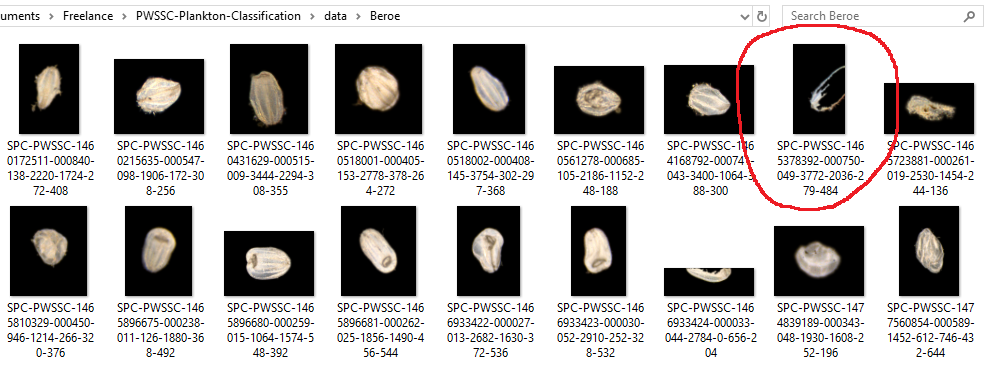
#> input picture ipynb_files/repeat_example.png, 991 x 378 px
$ python -i segmentation.py   (imports and definitions only)   (older library calls are emulated)
#> lines starting #> are read from the running program, lines starting #| are printed output that depends on the picture; after the words box and inside, x2 and y2 are one past the last pixel; in counts of white or black regions, pixels touching at a corner belong together
import numpy as np
import cv2
from PIL import Image
import mahotas as mt
import os

class Segmentation(object):

    def __init__(self, im_path, target_shape=(299, 299, 3)):
        '''
        im_path: path to image. should include (.png, .jpeg, .tif) extension.
        target_shape: shape to pad image for neural network input. defaults to (299, 299, 3)
        '''
#> called with im_path = 'ipynb_files/repeat_example.png', target_shape = (299, 299, 3)
        _, self.im_name = os.path.split(im_path)
        self.im = cv2.imread(im_path, -1)
#> self.im is the input picture: shape (378, 991, 3); mean B, G, R 179.4, 180.4, 182.3
        self.segmented = None
        self.overlay = None
        self.padded = None
        self.mask = None
        self.features = []
        self.columns = []
        self.target_shape = target_shape

    def segment(self):
        '''
        Cleans and segments the original image.
        '''
        gray = cv2.cvtColor(self.im, cv2.COLOR_BGR2GRAY)
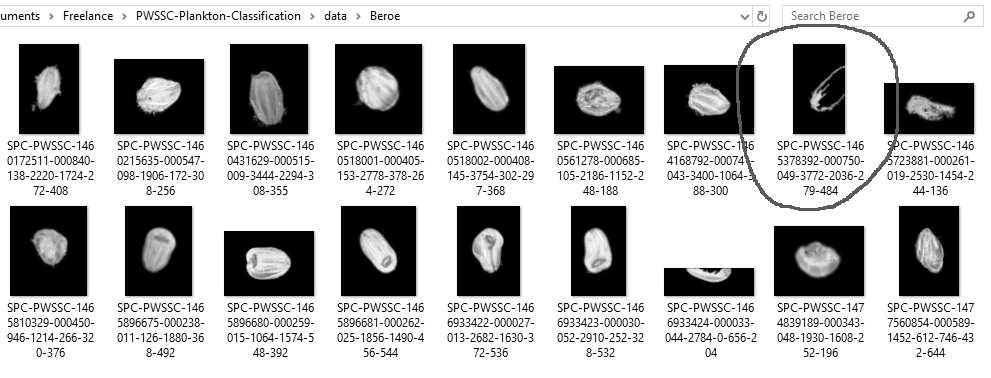
#> gray: shape (378, 991); min 0, max 255, mean 180.8
        ret, thresh = cv2.threshold(gray, 1, 255, cv2.THRESH_BINARY)
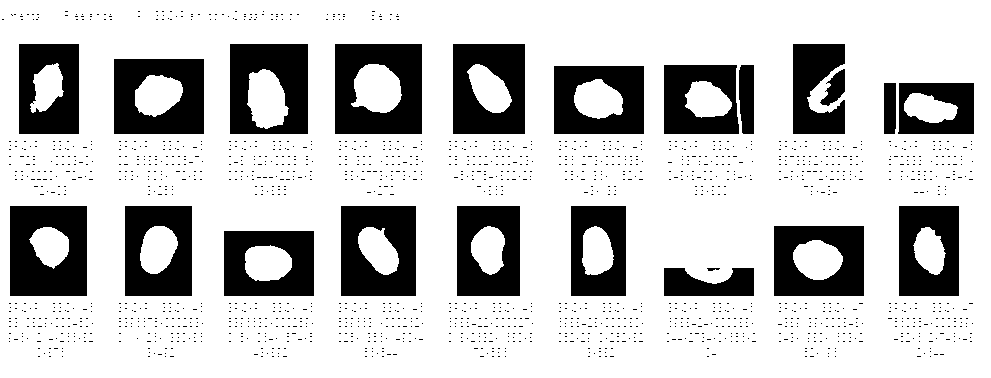
#> thresh: shape (378, 991); 77.2% white; 1763 black regions (1741 under 20 px), largest, box (x1, y1, x2, y2) and area: (335, 44, 422, 134) 5960, (10, 206, 87, 296) 5785, (341, 206, 416, 296) 5446
        blur = cv2.GaussianBlur(thresh, (5,5), 0)
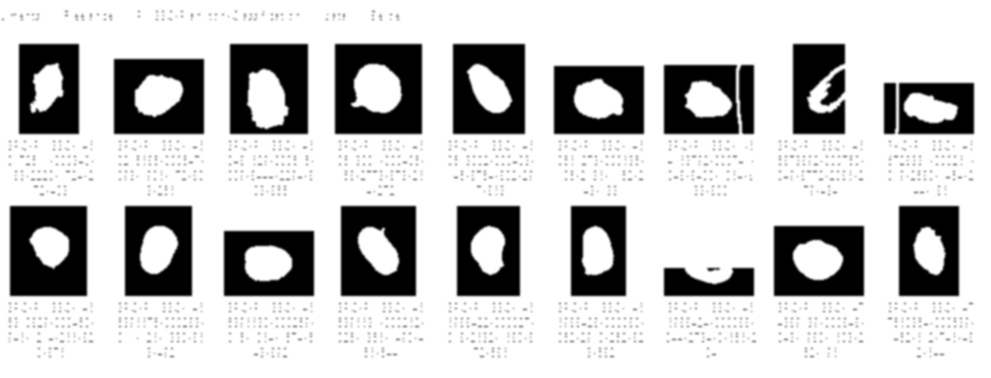
#> blur: shape (378, 991); min 0, max 255, mean 196.9
        kernel = cv2.getStructuringElement(cv2.MORPH_ELLIPSE, (3,3))
        mask_closed = cv2.morphologyEx(blur, cv2.MORPH_CLOSE, kernel)
        mask_clean = cv2.morphologyEx(mask_closed, cv2.MORPH_OPEN, kernel)
        _, contours, hierarchy = cv2.findContours(mask_clean.copy(), cv2.RETR_EXTERNAL, cv2.CHAIN_APPROX_SIMPLE)
#> contours = [[[0, 0], [0, 377], [990, 377], [990, 0]]]
        if len(contours) > 0:
            top_contour = sorted(contours, key=cv2.contourArea, reverse=True)[0]
#> top_contour = [[0, 0], [0, 377], [990, 377], [990, 0]]
            self.mask = np.zeros(gray.shape, dtype=np.uint8)
            cv2.drawContours(self.mask, [top_contour], -1, 255, -1)
#> self.mask: shape (378, 991); every value is 255
            self.overlay_mask(self.mask, self.im.copy())
#> in overlay_mask, `bgr_mask = cv2.cvtColor(mask, cv2.COLOR_GRAY2BGR)`: bgr_mask: shape (378, 991, 3); every value is 255
#> in overlay_mask, `im = cv2.addWeighted(bgr_mask, 0.1, image, 0.9, 0)`:
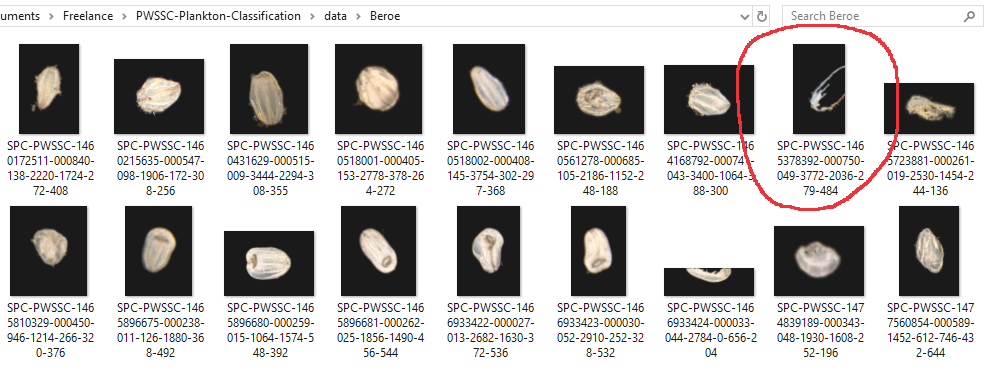
#> im: shape (378, 991, 3); mean B, G, R 187.1, 187.9, 189.7
            self.process_contour(top_contour)
        else:
            self.padded = np.zeros(shape=self.target_shape)
            print('Warning: No contour found in image: {}'.format(self.im_name))

    def process_contour(self, top_contour):
        '''
        top_contour: largest contour found in the image
        Uses the largest contour to calculate features from original image.
        An image cropped from the contour is used to calculate hu moments, haralick, and other features.
        '''
        #calculated moments from largest contour
        M = cv2.moments(top_contour)
#> M = moments, m00 373230, centre m10/m00, m01/m00 = (495, 188.5)
        cx = int(M['m10'] / M['m00'])
#> cx = 495
        cy = int(M['m01'] / M['m00'])
#> cy = 188
        x_min, x_max, y_min, y_max = self.bounds_from_contour(top_contour, self.im.shape[:2])
#> the loop in bounds_from_contour, `for cord in contour:` made 4 passes
#> (x, y, x_max, y_max) on passes 1 to 4: (0, 0, 0, 0), (0, 377, 0, 377), (990, 377, 990, 377), (990, 0, 990, 377)
#> x_min = 0; x_max = 990; y_min = 0; y_max = 377
        bounds = (x_min, x_max, y_min, y_max)
#> bounds = (0, 990, 0, 377)

        #build features based on segmentation
        self.features.append(np.log(x_max-x_min))
        self.features.append(np.log(y_max-y_min))
        self.features.append(np.log(cv2.contourArea(top_contour)))
        #self.features.extend([m for m in M.values()])

        #draw segmentation on copy of image
        self.segmented = self.im.copy()
        cv2.drawContours(self.segmented, [top_contour], 0, (0, 255, 0), 1)
        cv2.line(self.segmented, (x_min, y_min), (x_max, y_min), (255,0,255), 1)
        cv2.line(self.segmented, (x_min, y_min), (x_min, y_max), (255,0,255), 1)
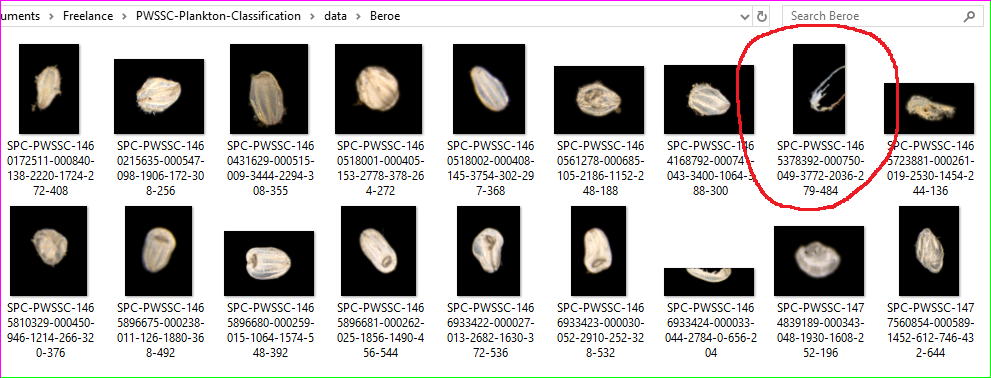
#> self.segmented: shape (378, 991, 3); mean B, G, R 178.5, 179.4, 181.4
        cv2.circle(self.segmented, (cx,cy), 2, (0,0,255), -1)
#> self.segmented: shape (378, 991, 3); under 0.01% of pixels changed, all inside (x1, y1, x2, y2) = (493, 186, 498, 191)

        #crop to contour -> resize with aspect -> pad to target_shape
        cropped = self.crop_to_contour(np.array(self.im.copy()), bounds)
        # cropped_mask = self.crop_to_contour(np.array(self.mask.copy()), bounds)
        #calculate hu moments on cropped mask
        # hu_moments = cv2.HuMoments(cv2.moments(cropped_mask)).flatten()
        # self.features.extend([hu for hu in hu_moments])
        #compute mahotas features on cropped segmentation
        gray = cv2.cvtColor(cropped, cv2.COLOR_BGR2GRAY)
        textures = mt.features.haralick(gray)
        ht_mean = textures.mean(axis=0)
        self.features.extend([h for h in ht_mean])
        self.build_column_labels((ht_mean,))
        #pad cropped to target_shape
        self.padded = self.resize_image(cropped)

    def overlay_mask(self, mask, image):
        '''
        mask: grayscale mask created after contouring.
        image: original image in bgr format.
        calculates the weights sum of two arrays to build silhouette over image.
        '''
        bgr_mask = cv2.cvtColor(mask, cv2.COLOR_GRAY2BGR)
        im = cv2.addWeighted(bgr_mask, 0.1, image, 0.9, 0)
        self.overlay = im

    # [10 lines left out: function auto_canny, not called in this run]

    def bounds_from_contour(self, contour, shape):
        '''
        calculates bounds from a contour to create x_length and y_length.
        '''
        x_min, x_max = shape[0], 0
        y_min, y_max = shape[1], 0
        for cord in contour:
            x, y = cord[0][0], cord[0][1]
            x_min = min(x_min, x)
            x_max = max(x_max, x)
            y_min = min(y_min, y)
            y_max = max(y_max, y)
        return x_min, x_max, y_min, y_max

    def crop_to_contour(self, im, bounds):
        '''
        crops im to the bounds of the contour.
        '''
#> called with bounds = (0, 990, 0, 377)
        x_min, x_max, y_min, y_max = bounds
#> x_min = 0; x_max = 990; y_min = 0; y_max = 377
        im = im[y_min:y_max, x_min:x_max]
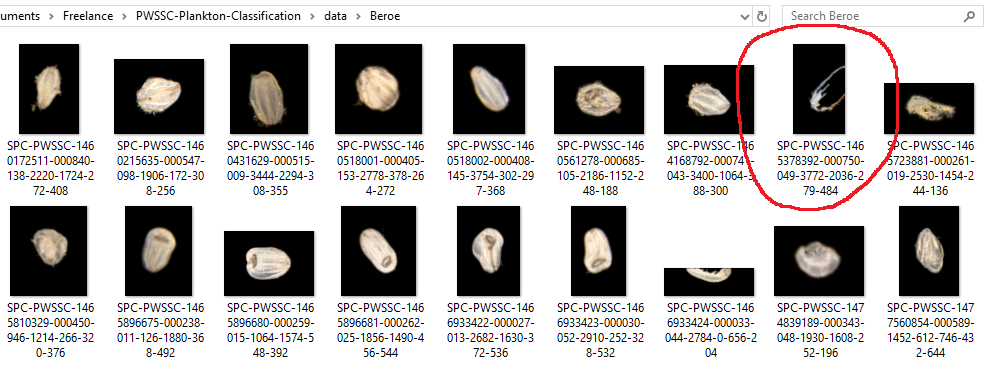
#> im: shape (377, 990, 3); mean of channels 0, 1, 2 179.1, 180.1, 182.1; drawn as B, G, R
        return im

    # [41 lines left out: functions pad, resize_image, build_column_labels, not called in this run]

    def raise_segmentation(self):
        raise AttributeError('Plankton has not been segmented. Please call segment method.')

    # [31 lines left out: functions get_mask, get_overlay, get_segmented, get_padded, get_features, get_columns, not called in this run]

>>> result = Segmentation('ipynb_files/repeat_example.png').segment()
#> in process_contour, `gray = cv2.cvtColor(cropped, cv2.COLOR_BGR2GRAY)`:
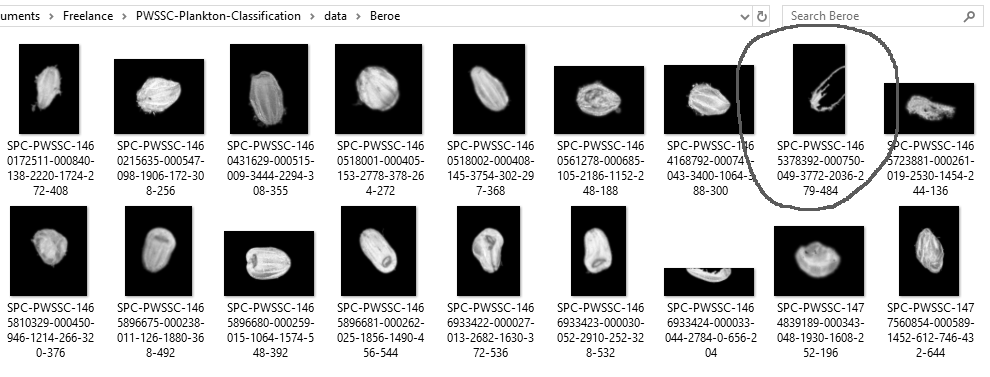
#> gray: shape (377, 990); min 0, max 255, mean 180.6
#> (the run stopped early here; a loop or call above may not have finished)

$ run again, on ipynb_files/17k_1k_no_aug_merged.png
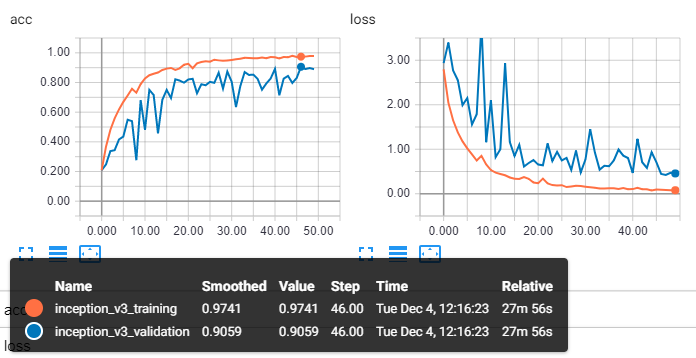
#> input picture ipynb_files/17k_1k_no_aug_merged.png, 696 x 358 px
#> in __init__, self.im is the input picture: shape (358, 696, 3); mean B, G, R 209.8, 208.8, 207.7
#> in segment, `ret, thresh = cv2.threshold(gray, 1, 255, cv2.THRESH_BINARY)`:
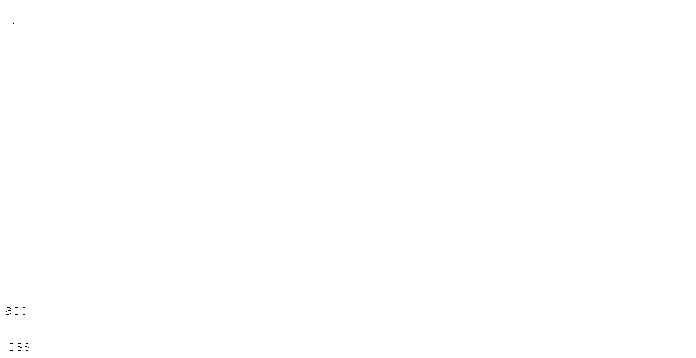
#> thresh: shape (358, 696); 100% white; black in thin lines or dots, all inside (x1, y1, x2, y2) = (6, 23, 29, 351)
#> contours = [[[0, 0], [0, 357], [695, 357], [695, 0]]]
#> top_contour = [[0, 0], [0, 357], [695, 357], [695, 0]]
#> self.mask: shape (358, 696); every value is 255
#> bgr_mask: shape (358, 696, 3); every value is 255
#> M = moments, m00 248115, centre m10/m00, m01/m00 = (347.5, 178.5)
#> cx = 347
#> cy = 178
#> the loop in bounds_from_contour, `for cord in contour:` made 4 passes
#> (x, y, x_max, y_max) on passes 1 to 4: (0, 0, 0, 0), (0, 357, 0, 357), (695, 357, 695, 357), (695, 0, 695, 357)
#> in process_contour, `x_min, x_max, y_min, y_max = self.bounds_from_contour(top_contour, sel..`: x_min = 0; x_max = 695; y_min = 0; y_max = 357
#> bounds = (0, 695, 0, 357)
#> in crop_to_contour, `x_min, x_max, y_min, y_max = bounds`: x_min = 0; x_max = 695; y_min = 0; y_max = 357
#> in process_contour, `gray = cv2.cvtColor(cropped, cv2.COLOR_BGR2GRAY)`:
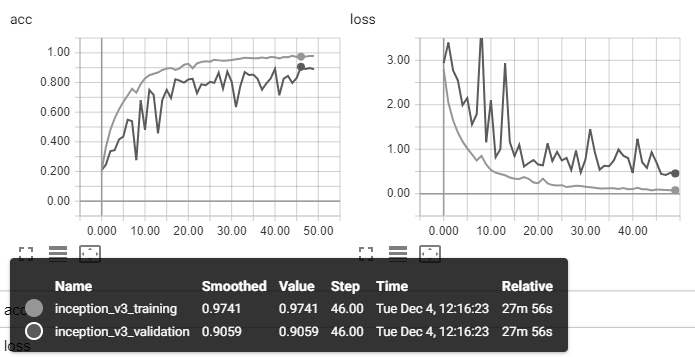
#> gray: shape (357, 695); min 0, max 255, mean 208.4

$ run again, on ipynb_files/18k_aug_merged.png
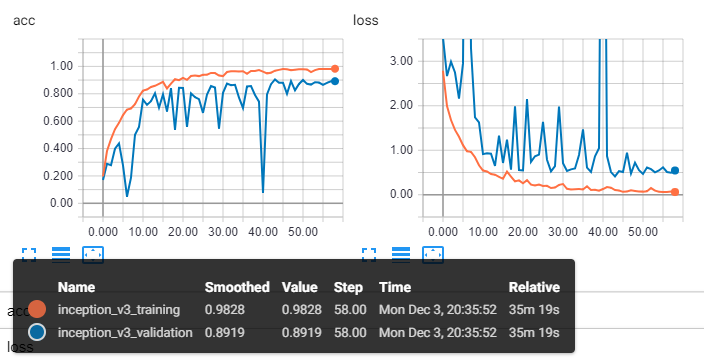
#> input picture ipynb_files/18k_aug_merged.png, 704 x 359 px
#> in __init__, self.im is the input picture: shape (359, 704, 3); mean B, G, R 209.2, 207.9, 206.3
#> in segment, `ret, thresh = cv2.threshold(gray, 1, 255, cv2.THRESH_BINARY)`:
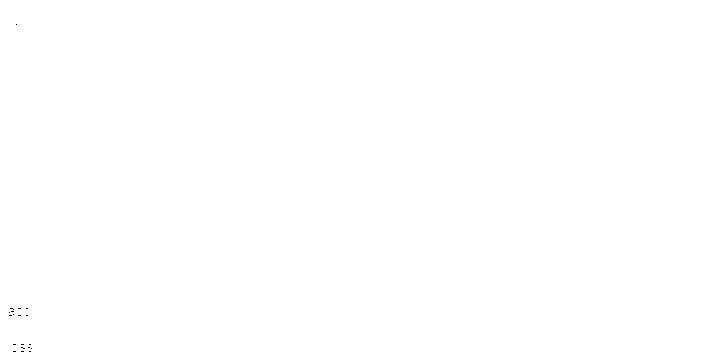
#> thresh: shape (359, 704); 100% white; black in thin lines or dots, all inside (x1, y1, x2, y2) = (9, 24, 32, 352)
#> contours = [[[0, 0], [0, 358], [703, 358], [703, 0]]]
#> top_contour = [[0, 0], [0, 358], [703, 358], [703, 0]]
#> self.mask: shape (359, 704); every value is 255
#> bgr_mask: shape (359, 704, 3); every value is 255
#> M = moments, m00 251674, centre m10/m00, m01/m00 = (351.5, 179)
#> cx = 351
#> cy = 179
#> the loop in bounds_from_contour, `for cord in contour:` made 4 passes
#> (x, y, x_max, y_max) on passes 1 to 4: (0, 0, 0, 0), (0, 358, 0, 358), (703, 358, 703, 358), (703, 0, 703, 358)
#> in process_contour, `x_min, x_max, y_min, y_max = self.bounds_from_contour(top_contour, sel..`: x_min = 0; x_max = 703; y_min = 0; y_max = 358
#> bounds = (0, 703, 0, 358)
#> in crop_to_contour, `x_min, x_max, y_min, y_max = bounds`: x_min = 0; x_max = 703; y_min = 0; y_max = 358
#> in process_contour, `gray = cv2.cvtColor(cropped, cv2.COLOR_BGR2GRAY)`:
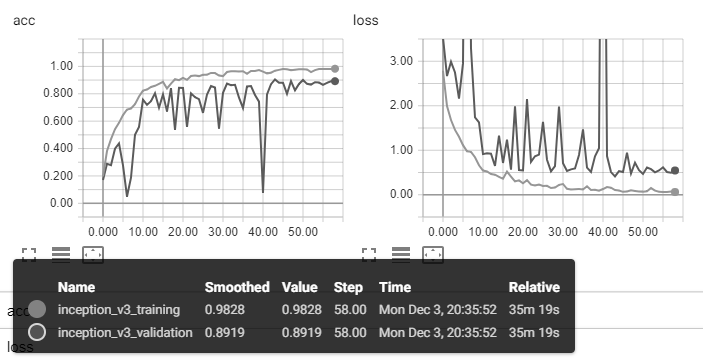
#> gray: shape (358, 703); min 0, max 255, mean 207.3
